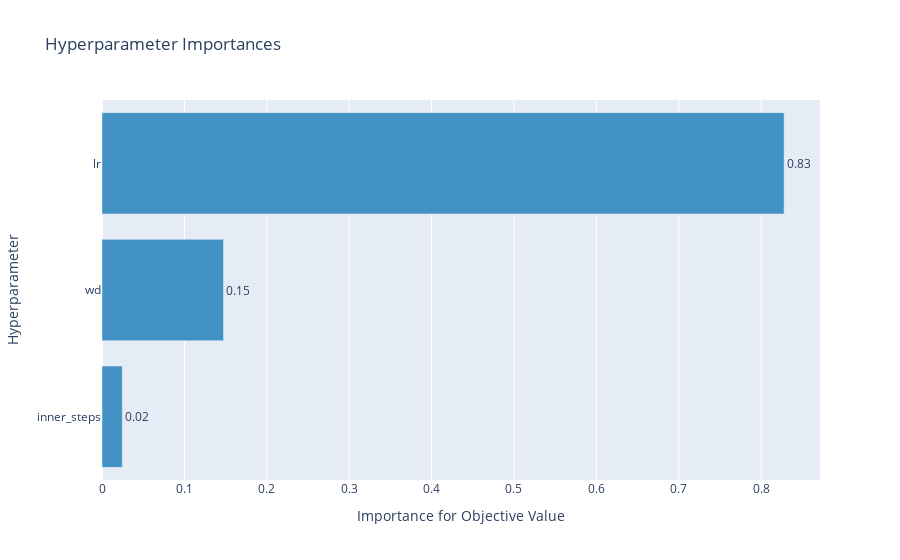
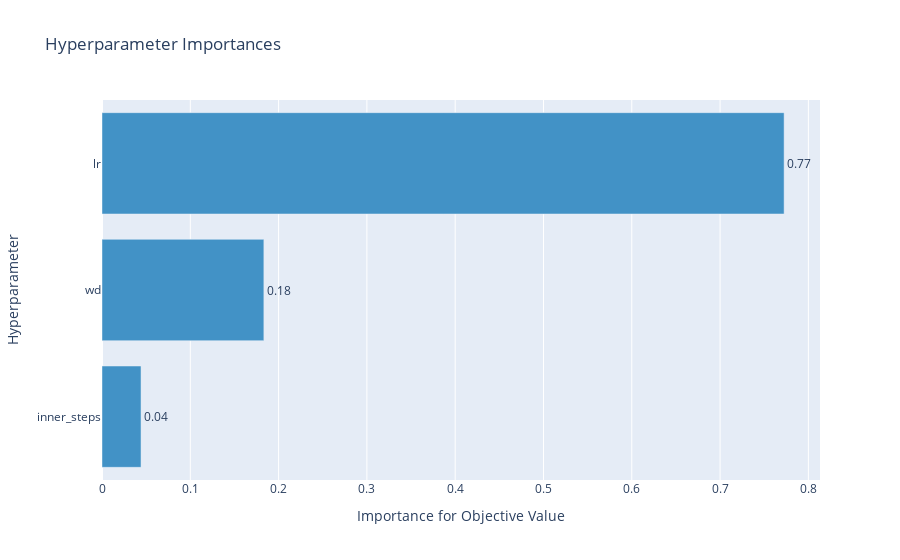

Write notebook code for charts like these, in order.
### Code cell
optuna.visualization.plot_param_importances(study, target=lambda t: t.values[0])
optuna.visualization.plot_param_importances(study, target=lambda t: t.values[1])

### Figure 1 — Plotly figure (JSON) as saved in the notebook; plotly's stock layout.template omitted (floating-point values rounded to 4 significant figures)
{"data": [{"cliponaxis": false, "hovertemplate": ["inner_steps (IntDistribution): 0.024610656685385264<extra></extra>", "wd (FloatDistribution): 0.14743367963042517<extra></extra>", "lr (FloatDistribution): 0.8279556636841895<extra></extra>"], "marker": {"color": "rgb(66,146,198)"}, "orientation": "h", "text": ["0.02", "0.15", "0.83"], "textposition": "outside", "type": "bar", "x": [0.02461, 0.1474, 0.828], "y": ["inner_steps", "wd", "lr"]}], "layout": {"showlegend": false, "title": {"text": "Hyperparameter Importances"}, "xaxis": {"title": {"text": "Importance for Objective Value"}}, "yaxis": {"title": {"text": "Hyperparameter"}}}}

### Figure 2 — Plotly figure (JSON) as saved in the notebook; plotly's stock layout.template omitted (floating-point values rounded to 4 significant figures)
{"data": [{"cliponaxis": false, "hovertemplate": ["inner_steps (IntDistribution): 0.04419352096557565<extra></extra>", "wd (FloatDistribution): 0.18331554747889073<extra></extra>", "lr (FloatDistribution): 0.7724909315555337<extra></extra>"], "marker": {"color": "rgb(66,146,198)"}, "orientation": "h", "text": ["0.04", "0.18", "0.77"], "textposition": "outside", "type": "bar", "x": [0.04419, 0.1833, 0.7725], "y": ["inner_steps", "wd", "lr"]}], "layout": {"showlegend": false, "title": {"text": "Hyperparameter Importances"}, "xaxis": {"title": {"text": "Importance for Objective Value"}}, "yaxis": {"title": {"text": "Hyperparameter"}}}}
